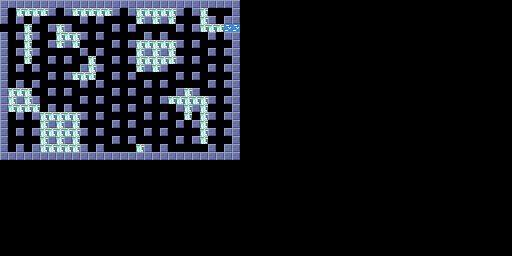

The image is a tile-based game level rendered from a .tmx file. Its description and complete source (layers, tilesets, objects, tile grids) follow:
An orthogonal 64x32 tile map with 8x8 px tiles, 1 tile layer (Tile Layer 1).

<map version="1.10" tiledversion="1.11.2" orientation="orthogonal" renderorder="right-down" width="64" height="32" tilewidth="8" tileheight="8" infinite="0" nextlayerid="2" nextobjectid="1">
 <editorsettings>
  <export target="bg2.c" format="gba" />
 </editorsettings>
 <tileset firstgid="1" source="tileset.tsx" />
 <layer id="1" name="Tile Layer 1" width="64" height="32">
  <data encoding="csv">
2,2,2,2,2,2,2,2,2,2,2,2,2,2,2,2,2,2,2,2,2,2,2,2,2,2,2,2,2,2,0,0,0,0,0,0,0,0,0,0,0,0,0,0,0,0,0,0,0,0,0,0,0,0,0,0,0,0,0,0,0,0,0,0,
2,0,4,4,4,4,2,0,2,4,4,4,4,4,2,0,2,4,4,4,4,4,2,0,2,4,0,0,0,2,0,0,0,0,0,0,0,0,0,0,0,0,0,0,0,0,0,0,0,0,0,0,0,0,0,0,0,0,0,0,0,0,0,0,
2,0,2,0,2,0,0,0,0,0,2,0,2,0,0,0,0,4,2,4,2,4,0,0,0,4,2,0,2,2,0,0,0,0,0,0,0,0,0,0,0,0,0,0,0,0,0,0,0,0,0,0,0,0,0,0,0,0,0,0,0,0,0,0,
0,0,0,4,0,0,2,4,2,0,0,0,0,0,2,0,2,0,0,0,0,0,2,0,2,4,4,4,3,3,0,0,0,0,0,0,0,0,0,0,0,0,0,0,0,0,0,0,0,0,0,0,0,0,0,0,0,0,0,0,0,0,0,0,
2,0,2,4,2,0,0,4,4,4,2,0,2,0,0,0,0,0,2,0,2,0,0,0,0,0,2,0,2,2,0,0,0,0,0,0,0,0,0,0,0,0,0,0,0,0,0,0,0,0,0,0,0,0,0,0,0,0,0,0,0,0,0,0,
2,0,0,4,0,0,2,4,2,4,0,0,0,0,2,0,2,4,4,4,4,4,2,0,2,0,0,0,0,2,0,0,0,0,0,0,0,0,0,0,0,0,0,0,0,0,0,0,0,0,0,0,0,0,0,0,0,0,0,0,0,0,0,0,
2,0,2,4,2,0,0,0,0,0,2,0,2,0,0,0,0,4,2,4,2,4,0,0,0,0,2,0,2,2,0,0,0,0,0,0,0,0,0,0,0,0,0,0,0,0,0,0,0,0,0,0,0,0,0,0,0,0,0,0,0,0,0,0,
2,0,0,4,0,0,2,0,2,0,0,4,0,0,2,0,2,4,4,4,4,4,2,0,2,0,0,0,0,2,0,0,0,0,0,0,0,0,0,0,0,0,0,0,0,0,0,0,0,0,0,0,0,0,0,0,0,0,0,0,0,0,0,0,
2,0,2,0,2,0,0,0,0,0,2,4,2,0,0,0,0,4,2,4,2,0,0,0,0,0,2,0,2,2,0,0,0,0,0,0,0,0,0,0,0,0,0,0,0,0,0,0,0,0,0,0,0,0,0,0,0,0,0,0,0,0,0,0,
2,0,0,0,0,0,2,0,2,4,4,4,0,0,2,0,2,0,0,0,0,0,2,0,2,0,0,0,0,2,0,0,0,0,0,0,0,0,0,0,0,0,0,0,0,0,0,0,0,0,0,0,0,0,0,0,0,0,0,0,0,0,0,0,
2,0,2,0,2,0,0,0,0,0,2,0,2,0,0,0,0,0,2,0,2,0,0,0,0,0,2,0,2,2,0,0,0,0,0,0,0,0,0,0,0,0,0,0,0,0,0,0,0,0,0,0,0,0,0,0,0,0,0,0,0,0,0,0,
2,4,4,4,0,0,2,0,2,0,0,0,0,0,2,0,2,0,0,0,0,0,2,4,2,0,0,0,0,2,0,0,0,0,0,0,0,0,0,0,0,0,0,0,0,0,0,0,0,0,0,0,0,0,0,0,0,0,0,0,0,0,0,0,
2,4,2,4,2,0,0,0,0,0,2,0,2,0,0,0,0,0,2,0,2,4,4,4,4,4,2,0,2,2,0,0,0,0,0,0,0,0,0,0,0,0,0,0,0,0,0,0,0,0,0,0,0,0,0,0,0,0,0,0,0,0,0,0,
2,4,4,4,4,0,2,0,2,0,0,0,0,0,2,0,2,0,0,0,0,0,2,4,2,4,0,0,0,2,0,0,0,0,0,0,0,0,0,0,0,0,0,0,0,0,0,0,0,0,0,0,0,0,0,0,0,0,0,0,0,0,0,0,
2,0,2,0,2,4,4,4,4,4,2,0,2,0,0,0,0,0,2,0,2,0,0,4,0,4,2,0,2,2,0,0,0,0,0,0,0,0,0,0,0,0,0,0,0,0,0,0,0,0,0,0,0,0,0,0,0,0,0,0,0,0,0,0,
2,0,0,0,0,4,2,4,2,4,0,0,0,0,2,0,2,0,0,0,0,0,2,0,2,4,0,0,0,2,0,0,0,0,0,0,0,0,0,0,0,0,0,0,0,0,0,0,0,0,0,0,0,0,0,0,0,0,0,0,0,0,0,0,
2,0,2,0,2,4,4,4,4,4,2,0,2,0,0,0,0,0,2,0,2,0,0,0,0,4,2,0,2,2,0,0,0,0,0,0,0,0,0,0,0,0,0,0,0,0,0,0,0,0,0,0,0,0,0,0,0,0,0,0,0,0,0,0,
2,0,0,0,0,4,2,4,2,4,0,0,0,0,2,0,2,0,0,0,0,0,2,0,2,4,0,0,0,2,0,0,0,0,0,0,0,0,0,0,0,0,0,0,0,0,0,0,0,0,0,0,0,0,0,0,0,0,0,0,0,0,0,0,
2,0,2,0,2,4,4,4,4,4,2,0,2,0,0,0,0,4,2,0,2,0,0,0,0,0,2,0,2,2,0,0,0,0,0,0,0,0,0,0,0,0,0,0,0,0,0,0,0,0,0,0,0,0,0,0,0,0,0,0,0,0,0,0,
2,2,2,2,2,2,2,2,2,2,2,2,2,2,2,2,2,2,2,2,2,2,2,2,2,2,2,2,2,2,0,0,0,0,0,0,0,0,0,0,0,0,0,0,0,0,0,0,0,0,0,0,0,0,0,0,0,0,0,0,0,0,0,0,
0,0,0,0,0,0,0,0,0,0,0,0,0,0,0,0,0,0,0,0,0,0,0,0,0,0,0,0,0,0,0,0,0,0,0,0,0,0,0,0,0,0,0,0,0,0,0,0,0,0,0,0,0,0,0,0,0,0,0,0,0,0,0,0,
0,0,0,0,0,0,0,0,0,0,0,0,0,0,0,0,0,0,0,0,0,0,0,0,0,0,0,0,0,0,0,0,0,0,0,0,0,0,0,0,0,0,0,0,0,0,0,0,0,0,0,0,0,0,0,0,0,0,0,0,0,0,0,0,
0,0,0,0,0,0,0,0,0,0,0,0,0,0,0,0,0,0,0,0,0,0,0,0,0,0,0,0,0,0,0,0,0,0,0,0,0,0,0,0,0,0,0,0,0,0,0,0,0,0,0,0,0,0,0,0,0,0,0,0,0,0,0,0,
0,0,0,0,0,0,0,0,0,0,0,0,0,0,0,0,0,0,0,0,0,0,0,0,0,0,0,0,0,0,0,0,0,0,0,0,0,0,0,0,0,0,0,0,0,0,0,0,0,0,0,0,0,0,0,0,0,0,0,0,0,0,0,0,
0,0,0,0,0,0,0,0,0,0,0,0,0,0,0,0,0,0,0,0,0,0,0,0,0,0,0,0,0,0,0,0,0,0,0,0,0,0,0,0,0,0,0,0,0,0,0,0,0,0,0,0,0,0,0,0,0,0,0,0,0,0,0,0,
0,0,0,0,0,0,0,0,0,0,0,0,0,0,0,0,0,0,0,0,0,0,0,0,0,0,0,0,0,0,0,0,0,0,0,0,0,0,0,0,0,0,0,0,0,0,0,0,0,0,0,0,0,0,0,0,0,0,0,0,0,0,0,0,
0,0,0,0,0,0,0,0,0,0,0,0,0,0,0,0,0,0,0,0,0,0,0,0,0,0,0,0,0,0,0,0,0,0,0,0,0,0,0,0,0,0,0,0,0,0,0,0,0,0,0,0,0,0,0,0,0,0,0,0,0,0,0,0,
0,0,0,0,0,0,0,0,0,0,0,0,0,0,0,0,0,0,0,0,0,0,0,0,0,0,0,0,0,0,0,0,0,0,0,0,0,0,0,0,0,0,0,0,0,0,0,0,0,0,0,0,0,0,0,0,0,0,0,0,0,0,0,0,
0,0,0,0,0,0,0,0,0,0,0,0,0,0,0,0,0,0,0,0,0,0,0,0,0,0,0,0,0,0,0,0,0,0,0,0,0,0,0,0,0,0,0,0,0,0,0,0,0,0,0,0,0,0,0,0,0,0,0,0,0,0,0,0,
0,0,0,0,0,0,0,0,0,0,0,0,0,0,0,0,0,0,0,0,0,0,0,0,0,0,0,0,0,0,0,0,0,0,0,0,0,0,0,0,0,0,0,0,0,0,0,0,0,0,0,0,0,0,0,0,0,0,0,0,0,0,0,0,
0,0,0,0,0,0,0,0,0,0,0,0,0,0,0,0,0,0,0,0,0,0,0,0,0,0,0,0,0,0,0,0,0,0,0,0,0,0,0,0,0,0,0,0,0,0,0,0,0,0,0,0,0,0,0,0,0,0,0,0,0,0,0,0,
0,0,0,0,0,0,0,0,0,0,0,0,0,0,0,0,0,0,0,0,0,0,0,0,0,0,0,0,0,0,0,0,0,0,0,0,0,0,0,0,0,0,0,0,0,0,0,0,0,0,0,0,0,0,0,0,0,0,0,0,0,0,0,0
</data>
 </layer>
</map>